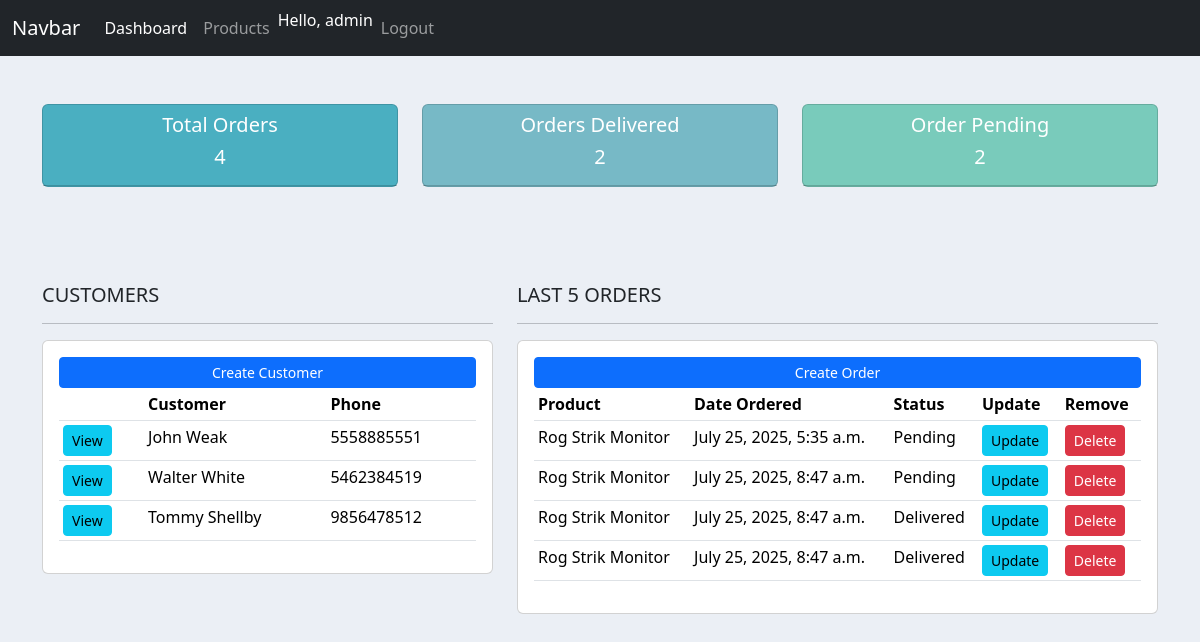
The app's page / (signed in), older data.
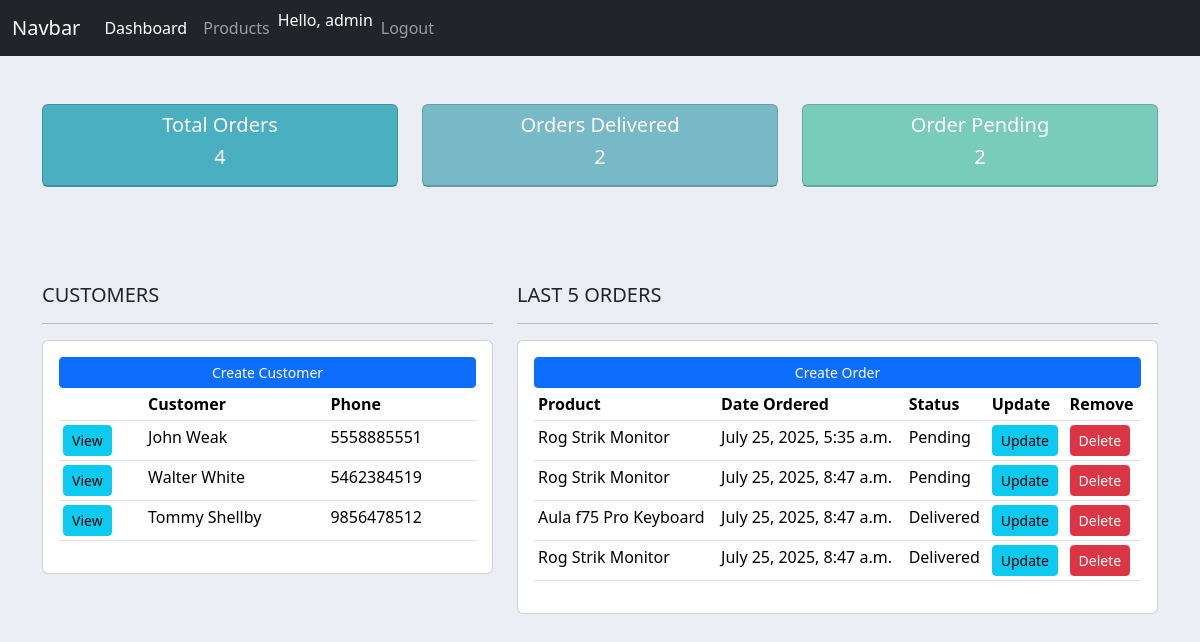
The same page, newer data.
### GameStore/models.py (models this page shows)
class Order(models.Model):
    STATUS = (
    ('Pending','Pending'),
    ('Out for delivery','Out for delivery'),
    ('Delivered','Delivered')
    )
    customer = models.ForeignKey(Customer, null=True, on_delete = models.SET_NULL)
    product = models.ForeignKey(Product_item, null=True, on_delete = models.SET_NULL)
    date_created = models.DateTimeField(auto_now_add=True,null=True,blank=True)
    status = models.CharField(max_length=100,null=True,blank=True,choices=STATUS)

class Product_item(models.Model):
    CATEGORY = (
        ('Indoor', 'Indoor'),
        ('Out Door','Out Door')
    )
    name =  models.CharField(max_length=100,null=True,blank=True)
    price = models.FloatField(null=True)
    category = models.CharField(max_length=100,null=True,blank=True,choices=CATEGORY)
    description =  models.CharField(max_length=100,null=True,blank=True )
    date_created = models.DateTimeField(auto_now_add=True,null=True,blank=True)
    tags = models.ManyToManyField(Tag)
    def __str__(self):
        return self.name

### GameStore/decorators.py (the view)
    def wrapper_function(request,*args,**kwargs):
        group = None
        if request.user.groups.exists():
            group = request.user.groups.all()[0].name
        if group == 'customer':
            return redirect('product')
        if group == 'admin':
            return view_func(request, *args,**kwargs)

### GameStore/views.py (called while the page is built)
@login_required(login_url='/login_page/')
@admin_only
def home(request):
    customer_data = Customer.objects.all()
    products_data = Product_item.objects.all()
    orders = Order.objects.all()
    ord_count = orders.count()
    order_status_deliver = orders.filter(status = "Delivered")
    order_status_deliver = order_status_deliver.count()
    order_status_pending = orders.filter(status = "Pending")
    order_status_pending = order_status_pending.count()
    context ={'customer':customer_data ,'product' : products_data, 'total_orders':ord_count, 'total_deliver':order_status_deliver, 'total_pending':order_status_pending,'orders':orders }
    return render(request,'index.html',context)

### GameStore/templates/index.html
{% extends 'bast.html' %}
{% block start %}
<div class="container">
    {% include 'status.html' %}
    <div class="row mt-5">
        <div class="col-md-5">
            <h5>CUSTOMERS</h5>
            <hr>
            <div class="card card-body">
                <a class="btn btn-primary btn-sm btn-block" href="{% url 'create_customer' %}">
                    Create Customer
                </a>
                <table class="table table-sm">
                    <thead>
                        <tr>
                            <th></th>
                            <th>Customer</th>
                            <th>Phone</th>
                        </tr>
                    </thead>
                    <tbody>
                        {% for i in customer %}
                        <tr>
                            <td><a class="btn btn-sm btn-info" href="{% url 'customer' i.id %}">View</a> </td>
                            <td>{{ i.name }}</td>
                            <td>{{ i.phone }}</td>
                        </tr>
                        {% endfor %}
                    </tbody>
                </table>
            </div>
        </div>
        <div class="col-md-7">
            <h5>LAST 5 ORDERS</h5>
            <hr>
            <div class="card card-body">
                <a class="btn btn-primary btn-sm btn-block" href="{% url 'create_order' %}">
                    Create Order
                </a>
                <table class="table table-sm">
                    <thead>
                        <tr>
                            <th>Product</th>
                            <th>Date Ordered</th>
                            <th>Status</th>
                            <th>Update</th>
                            <th>Remove</th>
                        </tr>
                    </thead>
                    <tbody>
                        {% for i in orders %}
                        <tr>
                            <td>{{ i.product }}</td>
                            <td>{{ i.date_created }}</td>
                            <td>
                                {{ i.status }}
                            </td>
                            <td>
                            <a type="submit" class="btn btn-sm btn-info" href="{% url 'updateorder' i.id %}" >Update</a>
                            </td>
                            <td>
                            <a type="submit" class="btn btn-sm btn-danger" href="{% url 'delete_order' i.id %}" >Delete</a>
                            </td>
                        </tr>
                        {% endfor %}
                    </tbody>
                </table>
            </div>
        </div>
    </div>
</div>
{% endblock %}

Row changes from the older to the newer data that the page shows:
changed Order: product "Rog Strik Monitor" → "Aula f75 Pro Keyboard"
